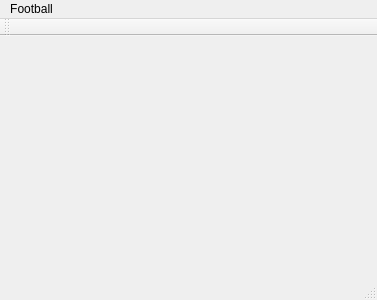
<?xml version="1.0" encoding="UTF-8"?>
<ui version="4.0">
 <class>MainWindow</class>
 <widget class="QMainWindow" name="MainWindow">
  <property name="geometry">
   <rect>
    <x>0</x>
    <y>0</y>
    <width>377</width>
    <height>300</height>
   </rect>
  </property>
  <property name="windowTitle">
   <string>MainWindow</string>
  </property>
  <widget class="QWidget" name="centralWidget"/>
  <widget class="QMenuBar" name="menuBar">
   <property name="geometry">
    <rect>
     <x>0</x>
     <y>0</y>
     <width>377</width>
     <height>25</height>
    </rect>
   </property>
   <widget class="QMenu" name="menuFootball">
    <property name="title">
     <string>Football</string>
    </property>
   </widget>
   <addaction name="menuFootball"/>
  </widget>
  <widget class="QToolBar" name="mainToolBar">
   <attribute name="toolBarArea">
    <enum>TopToolBarArea</enum>
   </attribute>
   <attribute name="toolBarBreak">
    <bool>false</bool>
   </attribute>
  </widget>
  <widget class="QStatusBar" name="statusBar"/>
 </widget>
 <layoutdefault spacing="6" margin="11"/>
 <resources/>
 <connections/>
</ui>
